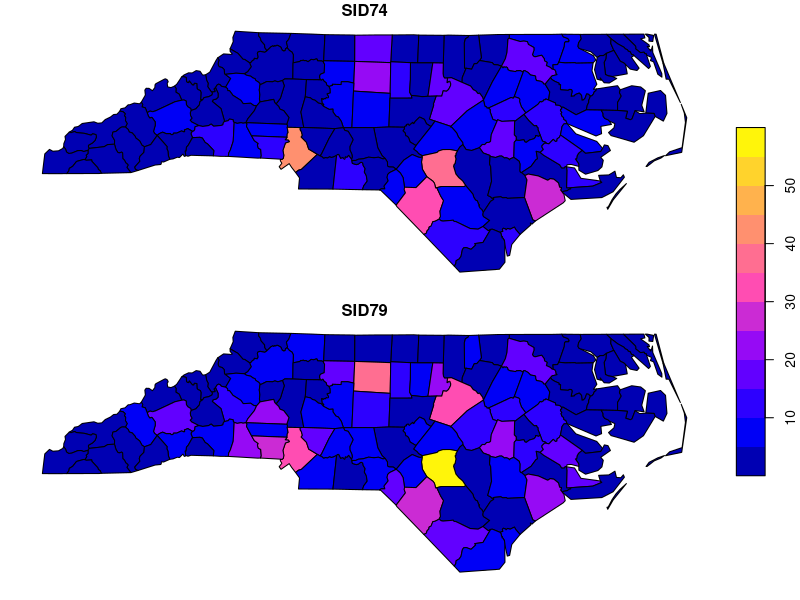

This figure's R source:
## ---- chunk 1
knitr::opts_chunk$set(echo = FALSE)
library(sf)
library(tidyverse)
nc = read_sf(system.file("gpkg/nc.gpkg", package="sf"))
xy = st_coordinates(st_centroid(nc$geom))
## ---- chunk 2
cols = c(3,5,9:14)
knitr::kable(as.data.frame(nc)[1:7,cols])
## ---- chunk 3
cols = c(3,5,9:10,16:17)
# xy = st_coordinates((nc$geom))
nc$longitude = xy[,1]
nc$latitude = xy[,2]
knitr::kable(as.data.frame(nc)[1:7,cols])
## ---- chunk 4
cols = c(3,5,9:14)
nc$geometry = format(nc$geom, width = 50)
cols = c(3,5,9:10,ncol(nc))
knitr::kable(as.data.frame(nc)[1:7,cols])
## ---- chunk 5
plot(nc[c("SID74", "SID79")], key.pos = 4)
st_crs(nc)
